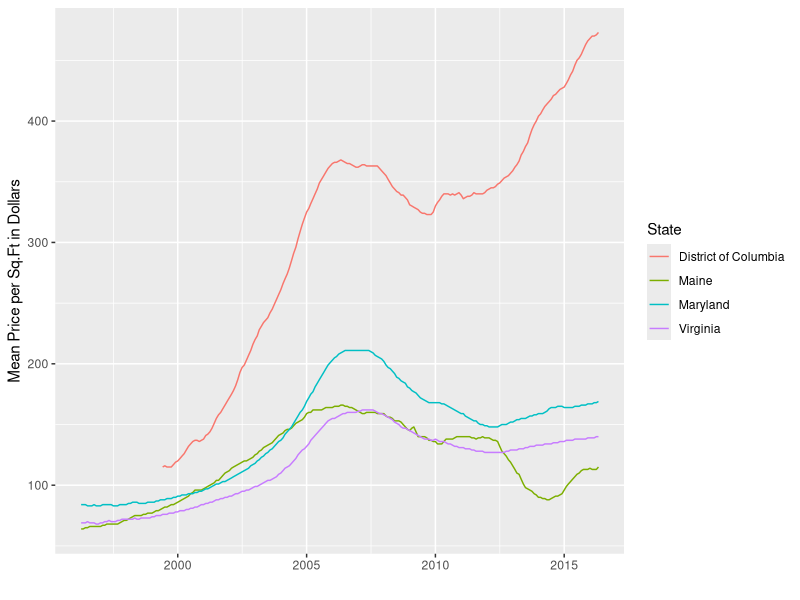

Recreate this plot in R.
## ---- chunk 1
require(ggplot2)
require(reshape2)
psf <- read.csv("data/psf_by_state.csv")
keep_these <- c('State','Date','MeanPrice')
do_not_melt <- c('RegionID','RegionName','SizeRank')
psf <- melt(psf, id.vars=do_not_melt, variable.name="Date", value.name="MeanPrice")
psf$Date <- as.Date( paste(psf$Date,'01'), 'X%Y.%m %d' )
colnames(psf)[2] <- 'State'
psf <- psf[,keep_these]
my_states <- subset(psf, State %in% c("District of Columbia","Virginia","Maine","Maryland"))
psf_plot <- ggplot(my_states, aes(Date, MeanPrice))
psf_plot <- psf_plot + geom_line(aes(color=State))
psf_plot <- psf_plot + xlab("") + ylab("Mean Price per Sq.Ft in Dollars")
psf_plot
